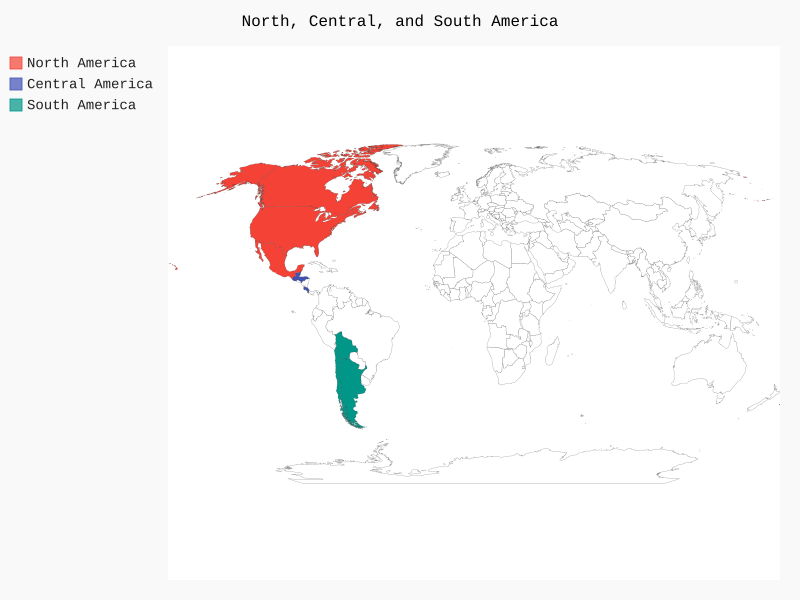

Python code for this plot:
import pygal
wm = pygal.maps.world.World()
wm.title = ' North, Central, and South America'
wm.add('North America', ['ca', 'mx', 'us'])
wm.add('Central America', ['bz','cr','gt','hn'])
wm.add('South America', ['ar','bo','cl'])
wm.render_to_file('americas.svg')
